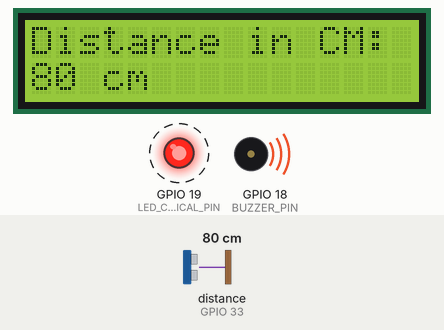
Simulated run of this sketch. Board: ESP32. Shown: 16×2 character LCD, output pins drawn as LEDs (lit = HIGH), buzzer (waves = sounding). Wiring (from diagram.json): ultrasonic range finder: trigger GPIO 32; echo GPIO 33. Dashed ring = blinking. The test bench sets the inputs (shaded band); at power-on: distance to the obstacle (sensor on GPIO 33) 80 cm. The echo pulse lasts 58.3 µs per cm; pins used as bus, display or sensor lines are not drawn.

Above: at 1.2 s.
1.3 s: distance to the obstacle (sensor on GPIO 33) set to 97 cm
At 2.16 s:
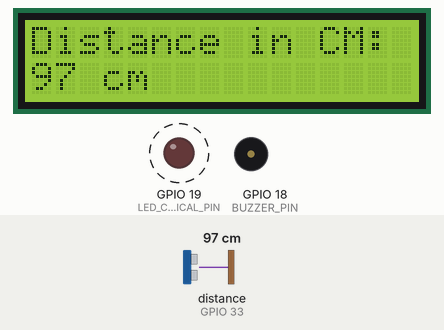
2.8 s: distance to the obstacle (sensor on GPIO 33) set to 104 cm
At 3.06 s:
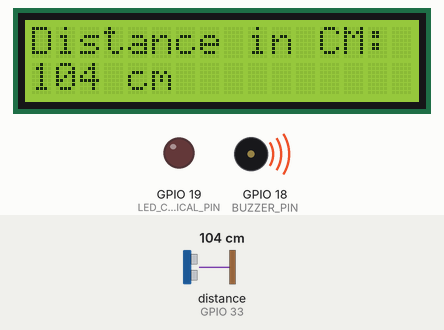
5.8 s: distance to the obstacle (sensor on GPIO 33) set to 2 cm
At 6.8 s:
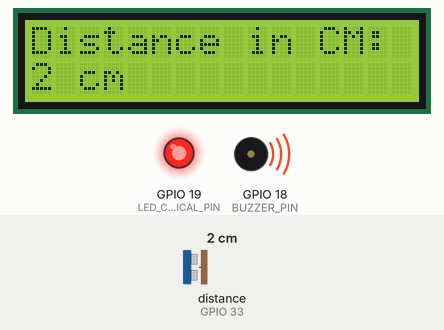
Timing chart, 0 to 8.8 s (numbered marks = the images above; inputs shaded):
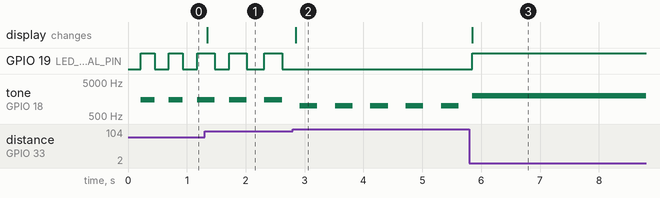

Measured:
- the behaviour switches between 99 and 100 cm on distance to the obstacle (sensor on GPIO 33) (found by bisection; images 1 and 2)
- after the input at 1.3 s, the display: changes after 0.05 s (image 1)
- after the input at 2.8 s, GPIO 19 (LED_CRITICAL_PIN): stops changing and stays LOW; the display: changes after 0.05 s (image 2)
- after the input at 5.8 s, GPIO 19 (LED_CRITICAL_PIN): LOW → HIGH after 0.05 s; the display: changes after 0.05 s (image 3)
- by itself, GPIO 19 (LED_CRITICAL_PIN): alternates HIGH for 0.30 s and LOW for 0.27 s

The sketch:

main.ino
```cpp
#include <Wire.h>
#include <LiquidCrystal_I2C.h>

// --- Конфігурація LCD ---
#define I2C_ADDR    0x27
#define LCD_COLUMNS 16
#define LCD_LINES   2

LiquidCrystal_I2C lcd(I2C_ADDR, LCD_COLUMNS, LCD_LINES);

// --- Піни ESP32 ---
#define LED_CRITICAL_PIN 19
#define HC_TRIG_PIN      32
#define HC_ECHO_PIN      33
#define BUZZER_PIN       18

#define OLED_SCL_PIN     22
#define OLED_SDA_PIN     21

// --- Неблокуючі таймери (millis) ---
unsigned long lastMeasureTime = 0;
const long measureInterval = 60; // Оновлення датчика кожні 60 мс

unsigned long lastBEEPTime = 0;
bool toggleState = false;

void setup() {
  pinMode(LED_CRITICAL_PIN, OUTPUT);
  pinMode(BUZZER_PIN, OUTPUT);
  pinMode(HC_TRIG_PIN, OUTPUT);
  pinMode(HC_ECHO_PIN, INPUT);

  digitalWrite(LED_CRITICAL_PIN, LOW);

  Wire.begin(OLED_SDA_PIN, OLED_SCL_PIN);
  lcd.init();
  lcd.backlight();

  // Статичний текст виводимо один раз у setup
  lcd.setCursor(0, 0);
  lcd.print("Distance in CM:");
}

void loop() {
  unsigned long currentMillis = millis();

  // 1. Вимірювання відстані за інтервалом
  if (currentMillis - lastMeasureTime >= measureInterval) {
    lastMeasureTime = currentMillis;

    // Відправка імпульсу 10 мкс
    digitalWrite(HC_TRIG_PIN, LOW);
    delayMicroseconds(2);
    digitalWrite(HC_TRIG_PIN, HIGH);
    delayMicroseconds(10);
    digitalWrite(HC_TRIG_PIN, LOW);

    long duration = pulseIn(HC_ECHO_PIN, HIGH, 30000); // Таймаут 30 мс
    int distanceSM = duration / 58;

    // Якщо віддзеркалення немає — вважаємо, що перешкода далі 400 см
    if (distanceSM == 0) distanceSM = 400;

    // 2. Вивід на LCD (додаємо пробіли, щоб стирати старі цифри)
    lcd.setCursor(0, 1);
    lcd.print(distanceSM);
    lcd.print(" cm    ");

    // 3. Логіка звуку та світлодіода
    const int CRITICAL_ZONE = 50;  //in sm
    const int WARN_ZONE = 200; //in sm
    const int WARM_LED_ZONE = 100;

    // 🔴 КРИТИЧНА ЗОНА
    if (distanceSM < CRITICAL_ZONE) {
      digitalWrite(LED_CRITICAL_PIN, HIGH); // LED постійно горить
      tone(BUZZER_PIN, 2000);               // Постійний звук
    }
    // 🟡 ЗОНА УВАГИ
    else if (distanceSM >= CRITICAL_ZONE && distanceSM < WARM_LED_ZONE) {
      // Динамічний інтервал: від 100 мс (біля 20 см) до 250 мс (біля 50 см)
      int interval = map(distanceSM, CRITICAL_ZONE, WARM_LED_ZONE, 100, 250);

      if (currentMillis - lastBEEPTime >= interval) {
        lastBEEPTime = currentMillis;
        toggleState = !toggleState;

        // Блимає LED і пищить Buzzer
        digitalWrite(LED_CRITICAL_PIN, toggleState ? HIGH : LOW);
        if (toggleState) tone(BUZZER_PIN, 1500);
        else noTone(BUZZER_PIN);
      }
    }
    // 🟢 ЗОНА ПОПЕРЕДЖЕННЯ
    else if (distanceSM >= WARM_LED_ZONE && distanceSM <= WARN_ZONE) {
      digitalWrite(LED_CRITICAL_PIN, LOW); // LED вимкнено

      // Динамічний інтервал: від 250 мс (біля 50 см) до 600 мс (біля 100 см)
      int interval = map(distanceSM, WARM_LED_ZONE, WARN_ZONE, 250, 600);

      if (currentMillis - lastBEEPTime >= interval) {
        lastBEEPTime = currentMillis;
        toggleState = !toggleState;

        if (toggleState) tone(BUZZER_PIN, 1000);
        else noTone(BUZZER_PIN);
      }
    }
    // ⚪ БЕЗПЕЧНА ЗОНА
    else {
      digitalWrite(LED_CRITICAL_PIN, LOW);
      noTone(BUZZER_PIN);
    }
  }
}
```
